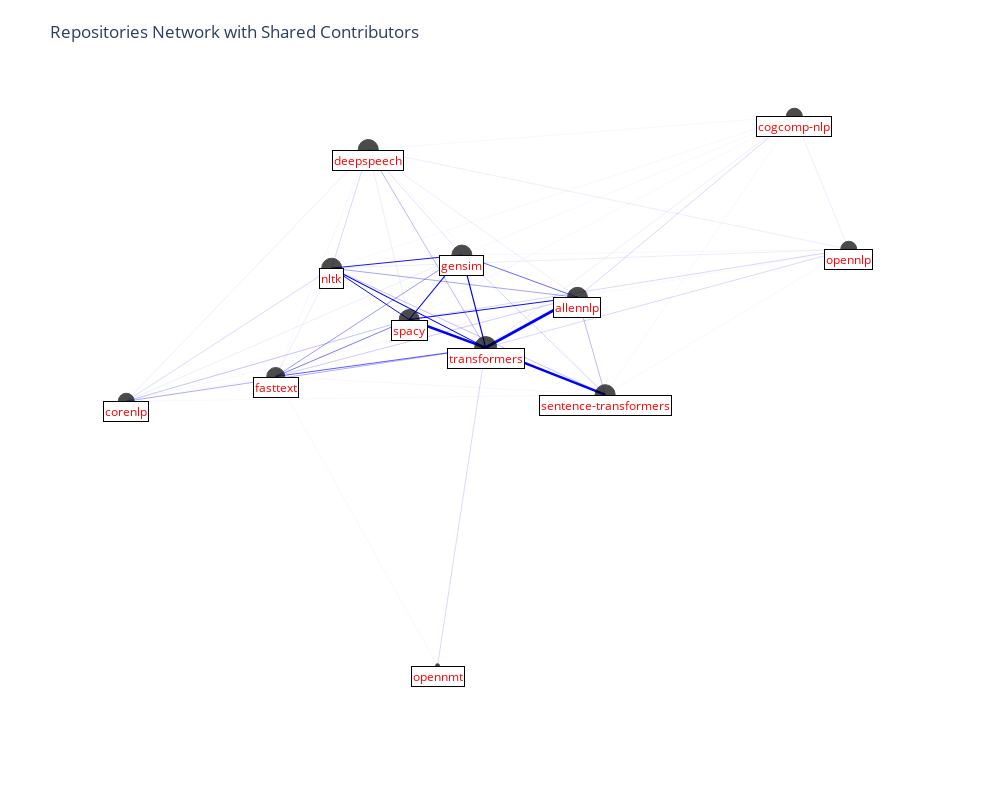

This figure's notebook cell:
### Markdown cell above
### Plotly Graph for the Pull Request Common Contributors in the NLP category

### Code cell
fig = get_plotly_graph(repo_common_contributors)
fig.show()

### Figure 1 — Plotly figure (JSON) as saved in the notebook; plotly's stock layout.template omitted (floating-point values rounded to 4 significant figures)
{"data": [{"hoverinfo": "text", "line": {"color": "blue", "width": 0.52}, "mode": "lines", "showlegend": false, "text": ["Shared contributors (spacy, fasttext): 13", "Shared contributors (spacy, fasttext): 13", "Shared contributors (spacy, fasttext): 13"], "type": "scatter", "x": [-0.2875, -0.1921, -0.09667], "y": [-0.1633, -0.08083, 0.001597]}, {"hoverinfo": "text", "line": {"color": "blue", "width": 0.4}, "mode": "lines", "showlegend": false, "text": ["Shared contributors (gensim, fasttext): 10", "Shared contributors (gensim, fasttext): 10", "Shared contributors (gensim, fasttext): 10"], "type": "scatter", "x": [-0.2875, -0.1544, -0.02138], "y": [-0.1633, 0.01241, 0.1881]}, {"hoverinfo": "text", "line": {"color": "blue", "width": 0.64}, "mode": "lines", "showlegend": false, "text": ["Shared contributors (transformers, fasttext): 16", "Shared contributors (transformers, fasttext): 16", "Shared contributors (transformers, fasttext): 16"], "type": "scatter", "x": [-0.2875, -0.1374, 0.01267], "y": [-0.1633, -0.1214, -0.07961]}, {"hoverinfo": "text", "line": {"color": "blue", "width": 0.2}, "mode": "lines", "showlegend": false, "text": ["Shared contributors (allennlp, fasttext): 5", "Shared contributors (allennlp, fasttext): 5", "Shared contributors (allennlp, fasttext): 5"], "type": "scatter", "x": [-0.2875, -0.07181, 0.1438], "y": [-0.1633, -0.04871, 0.06584]}, {"hoverinfo": "text", "line": {"color": "blue", "width": 0.04}, "mode": "lines", "showlegend": false, "text": ["Shared contributors (corenlp, fasttext): 1", "Shared contributors (corenlp, fasttext): 1", "Shared contributors (corenlp, fasttext): 1"], "type": "scatter", "x": [-0.2875, -0.3943, -0.5012], "y": [-0.1633, -0.1991, -0.2349]}, {"hoverinfo": "text", "line": {"color": "blue", "width": 0.04}, "mode": "lines", "showlegend": false, "text": ["Shared contributors (deepspeech, fasttext): 1", "Shared contributors (deepspeech, fasttext): 1", "Shared contributors (deepspeech, fasttext): 1"], "type": "scatter", "x": [-0.2875, -0.2213, -0.1552], "y": [-0.1633, 0.1651, 0.4934]}, {"hoverinfo": "text", "line": {"color": "blue", "width": 0.08}, "mode": "lines", "showlegend": false, "text": ["Shared contributors (nltk, fasttext): 2", "Shared contributors (nltk, fasttext): 2", "Shared contributors (nltk, fasttext): 2"], "type": "scatter", "x": [-0.2875, -0.2475, -0.2075], "y": [-0.1633, -0.006571, 0.1501]}, {"hoverinfo": "text", "line": {"color": "blue", "width": 0.04}, "mode": "lines", "showlegend": false, "text": ["Shared contributors (sentence-transformers, fasttext): 1", "Shared contributors (sentence-transformers, fasttext): 1", "Shared contributors (sentence-transformers, fasttext): 1"], "type": "scatter", "x": [-0.2875, -0.05202, 0.1834], "y": [-0.1633, -0.1895, -0.2158]}, {"hoverinfo": "text", "line": {"color": "blue", "width": 0.04}, "mode": "lines", "showlegend": false, "text": ["Shared contributors (opennmt, fasttext): 1", "Shared contributors (opennmt, fasttext): 1", "Shared contributors (opennmt, fasttext): 1"], "type": "scatter", "x": [-0.2875, -0.1718, -0.05614], "y": [-0.1633, -0.5816, -1]}, {"hoverinfo": "text", "line": {"color": "blue", "width": 0.96}, "mode": "lines", "showlegend": false, "text": ["Shared contributors (allennlp, spacy): 24", "Shared contributors (allennlp, spacy): 24", "Shared contributors (allennlp, spacy): 24"], "type": "scatter", "x": [-0.09667, 0.02359, 0.1438], "y": [0.001597, 0.03372, 0.06584]}, {"hoverinfo": "text", "line": {"color": "blue", "width": 0.24}, "mode": "lines", "showlegend": false, "text": ["Shared contributors (corenlp, spacy): 6", "Shared contributors (corenlp, spacy): 6", "Shared contributors (corenlp, spacy): 6"], "type": "scatter", "x": [-0.09667, -0.2989, -0.5012], "y": [0.001597, -0.1166, -0.2349]}, {"hoverinfo": "text", "line": {"color": "blue", "width": 0.08}, "mode": "lines", "showlegend": false, "text": ["Shared contributors (deepspeech, spacy): 2", "Shared contributors (deepspeech, spacy): 2", "Shared contributors (deepspeech, spacy): 2"], "type": "scatter", "x": [-0.09667, -0.1259, -0.1552], "y": [0.001597, 0.2475, 0.4934]}, {"hoverinfo": "text", "line": {"color": "blue", "width": 1.08}, "mode": "lines", "showlegend": false, "text": ["Shared contributors (gensim, spacy): 27", "Shared contributors (gensim, spacy): 27", "Shared contributors (gensim, spacy): 27"], "type": "scatter", "x": [-0.09667, -0.05902, -0.02138], "y": [0.001597, 0.09484, 0.1881]}, {"hoverinfo": "text", "line": {"color": "blue", "width": 0.96}, "mode": "lines", "showlegend": false, "text": ["Shared contributors (nltk, spacy): 24", "Shared contributors (nltk, spacy): 24", "Shared contributors (nltk, spacy): 24"], "type": "scatter", "x": [-0.09667, -0.1521, -0.2075], "y": [0.001597, 0.07586, 0.1501]}, {"hoverinfo": "text", "line": {"color": "blue", "width": 2.44}, "mode": "lines", "showlegend": false, "text": ["Shared contributors (transformers, spacy): 61", "Shared contributors (transformers, spacy): 61", "Shared contributors (transformers, spacy): 61"], "type": "scatter", "x": [-0.09667, -0.042, 0.01267], "y": [0.001597, -0.03901, -0.07961]}, {"hoverinfo": "text", "line": {"color": "blue", "width": 0.04}, "mode": "lines", "showlegend": false, "text": ["Shared contributors (cogcomp-nlp, spacy): 1", "Shared contributors (cogcomp-nlp, spacy): 1", "Shared contributors (cogcomp-nlp, spacy): 1"], "type": "scatter", "x": [-0.09667, 0.1786, 0.4539], "y": [0.001597, 0.2956, 0.5896]}, {"hoverinfo": "text", "line": {"color": "blue", "width": 0.16}, "mode": "lines", "showlegend": false, "text": ["Shared contributors (opennlp, spacy): 4", "Shared contributors (opennlp, spacy): 4", "Shared contributors (opennlp, spacy): 4"], "type": "scatter", "x": [-0.09667, 0.2175, 0.5316], "y": [0.001597, 0.1032, 0.2049]}, {"hoverinfo": "text", "line": {"color": "blue", "width": 0.24}, "mode": "lines", "showlegend": false, "text": ["Shared contributors (sentence-transformers, spacy): 6", "Shared contributors (sentence-transformers, spacy): 6", "Shared contributors (sentence-transformers, spacy): 6"], "type": "scatter", "x": [-0.09667, 0.04338, 0.1834], "y": [0.001597, -0.1071, -0.2158]}, {"hoverinfo": "text", "line": {"color": "blue", "width": 0.6}, "mode": "lines", "showlegend": false, "text": ["Shared contributors (allennlp, gensim): 15", "Shared contributors (allennlp, gensim): 15", "Shared contributors (allennlp, gensim): 15"], "type": "scatter", "x": [-0.02138, 0.06124, 0.1438], "y": [0.1881, 0.127, 0.06584]}, {"hoverinfo": "text", "line": {"color": "blue", "width": 0.08}, "mode": "lines", "showlegend": false, "text": ["Shared contributors (corenlp, gensim): 2", "Shared contributors (corenlp, gensim): 2", "Shared contributors (corenlp, gensim): 2"], "type": "scatter", "x": [-0.02138, -0.2613, -0.5012], "y": [0.1881, -0.0234, -0.2349]}, {"hoverinfo": "text", "line": {"color": "blue", "width": 0.12}, "mode": "lines", "showlegend": false, "text": ["Shared contributors (deepspeech, gensim): 3", "Shared contributors (deepspeech, gensim): 3", "Shared contributors (deepspeech, gensim): 3"], "type": "scatter", "x": [-0.02138, -0.08827, -0.1552], "y": [0.1881, 0.3407, 0.4934]}, {"hoverinfo": "text", "line": {"color": "blue", "width": 0.92}, "mode": "lines", "showlegend": false, "text": ["Shared contributors (nltk, gensim): 23", "Shared contributors (nltk, gensim): 23", "Shared contributors (nltk, gensim): 23"], "type": "scatter", "x": [-0.02138, -0.1144, -0.2075], "y": [0.1881, 0.1691, 0.1501]}, {"hoverinfo": "text", "line": {"color": "blue", "width": 1.2}, "mode": "lines", "showlegend": false, "text": ["Shared contributors (transformers, gensim): 30", "Shared contributors (transformers, gensim): 30", "Shared contributors (transformers, gensim): 30"], "type": "scatter", "x": [-0.02138, -0.004353, 0.01267], "y": [0.1881, 0.05424, -0.07961]}, {"hoverinfo": "text", "line": {"color": "blue", "width": 0.16}, "mode": "lines", "showlegend": false, "text": ["Shared contributors (sentence-transformers, gensim): 4", "Shared contributors (sentence-transformers, gensim): 4", "Shared contributors (sentence-transformers, gensim): 4"], "type": "scatter", "x": [-0.02138, 0.08102, 0.1834], "y": [0.1881, -0.01386, -0.2158]}, {"hoverinfo": "text", "line": {"color": "blue", "width": 0.04}, "mode": "lines", "showlegend": false, "text": ["Shared contributors (cogcomp-nlp, gensim): 1", "Shared contributors (cogcomp-nlp, gensim): 1", "Shared contributors (cogcomp-nlp, gensim): 1"], "type": "scatter", "x": [-0.02138, 0.2163, 0.4539], "y": [0.1881, 0.3889, 0.5896]}, {"hoverinfo": "text", "line": {"color": "blue", "width": 0.04}, "mode": "lines", "showlegend": false, "text": ["Shared contributors (opennlp, gensim): 1", "Shared contributors (opennlp, gensim): 1", "Shared contributors (opennlp, gensim): 1"], "type": "scatter", "x": [-0.02138, 0.2551, 0.5316], "y": [0.1881, 0.1965, 0.2049]}, {"hoverinfo": "text", "line": {"color": "blue", "width": 0.32}, "mode": "lines", "showlegend": false, "text": ["Shared contributors (corenlp, transformers): 8", "Shared contributors (corenlp, transformers): 8", "Shared contributors (corenlp, transformers): 8"], "type": "scatter", "x": [0.01267, -0.2442, -0.5012], "y": [-0.07961, -0.1572, -0.2349]}, {"hoverinfo": "text", "line": {"color": "blue", "width": 2.92}, "mode": "lines", "showlegend": false, "text": ["Shared contributors (allennlp, transformers): 73", "Shared contributors (allennlp, transformers): 73", "Shared contributors (allennlp, transformers): 73"], "type": "scatter", "x": [0.01267, 0.07826, 0.1438], "y": [-0.07961, -0.006883, 0.06584]}, {"hoverinfo": "text", "line": {"color": "blue", "width": 0.28}, "mode": "lines", "showlegend": false, "text": ["Shared contributors (deepspeech, transformers): 7", "Shared contributors (deepspeech, transformers): 7", "Shared contributors (deepspeech, transformers): 7"], "type": "scatter", "x": [0.01267, -0.07125, -0.1552], "y": [-0.07961, 0.2069, 0.4934]}, {"hoverinfo": "text", "line": {"color": "blue", "width": 1.04}, "mode": "lines", "showlegend": false, "text": ["Shared contributors (nltk, transformers): 26", "Shared contributors (nltk, transformers): 26", "Shared contributors (nltk, transformers): 26"], "type": "scatter", "x": [0.01267, -0.09742, -0.2075], "y": [-0.07961, 0.03526, 0.1501]}, {"hoverinfo": "text", "line": {"color": "blue", "width": 0.16}, "mode": "lines", "showlegend": false, "text": ["Shared contributors (opennmt, transformers): 4", "Shared contributors (opennmt, transformers): 4", "Shared contributors (opennmt, transformers): 4"], "type": "scatter", "x": [0.01267, -0.02173, -0.05614], "y": [-0.07961, -0.5398, -1]}, {"hoverinfo": "text", "line": {"color": "blue", "width": 0.16}, "mode": "lines", "showlegend": false, "text": ["Shared contributors (opennlp, transformers): 4", "Shared contributors (opennlp, transformers): 4", "Shared contributors (opennlp, transformers): 4"], "type": "scatter", "x": [0.01267, 0.2722, 0.5316], "y": [-0.07961, 0.06264, 0.2049]}, {"hoverinfo": "text", "line": {"color": "blue", "width": 2.48}, "mode": "lines", "showlegend": false, "text": ["Shared contributors (sentence-transformers, transformers): 62", "Shared contributors (sentence-transformers, transformers): 62", "Shared contributors (sentence-transformers, transformers): 62"], "type": "scatter", "x": [0.01267, 0.09805, 0.1834], "y": [-0.07961, -0.1477, -0.2158]}, {"hoverinfo": "text", "line": {"color": "blue", "width": 0.08}, "mode": "lines", "showlegend": false, "text": ["Shared contributors (cogcomp-nlp, transformers): 2", "Shared contributors (cogcomp-nlp, transformers): 2", "Shared contributors (cogcomp-nlp, transformers): 2"], "type": "scatter", "x": [0.01267, 0.2333, 0.4539], "y": [-0.07961, 0.255, 0.5896]}, {"hoverinfo": "text", "line": {"color": "blue", "width": 0.04}, "mode": "lines", "showlegend": false, "text": ["Shared contributors (allennlp, corenlp): 1", "Shared contributors (allennlp, corenlp): 1", "Shared contributors (allennlp, corenlp): 1"], "type": "scatter", "x": [-0.5012, -0.1787, 0.1438], "y": [-0.2349, -0.08452, 0.06584]}, {"hoverinfo": "text", "line": {"color": "blue", "width": 0.08}, "mode": "lines", "showlegend": false, "text": ["Shared contributors (deepspeech, corenlp): 2", "Shared contributors (deepspeech, corenlp): 2", "Shared contributors (deepspeech, corenlp): 2"], "type": "scatter", "x": [-0.5012, -0.3282, -0.1552], "y": [-0.2349, 0.1293, 0.4934]}, {"hoverinfo": "text", "line": {"color": "blue", "width": 0.16}, "mode": "lines", "showlegend": false, "text": ["Shared contributors (nltk, corenlp): 4", "Shared contributors (nltk, corenlp): 4", "Shared contributors (nltk, corenlp): 4"], "type": "scatter", "x": [-0.5012, -0.3543, -0.2075], "y": [-0.2349, -0.04238, 0.1501]}, {"hoverinfo": "text", "line": {"color": "blue", "width": 0.04}, "mode": "lines", "showlegend": false, "text": ["Shared contributors (sentence-transformers, corenlp): 1", "Shared contributors (sentence-transformers, corenlp): 1", "Shared contributors (sentence-transformers, corenlp): 1"], "type": "scatter", "x": [-0.5012, -0.1589, 0.1834], "y": [-0.2349, -0.2253, -0.2158]}, {"hoverinfo": "text", "line": {"color": "blue", "width": 0.08}, "mode": "lines", "showlegend": false, "text": ["Shared contributors (deepspeech, allennlp): 2", "Shared contributors (deepspeech, allennlp): 2", "Shared contributors (deepspeech, allennlp): 2"], "type": "scatter", "x": [0.1438, -0.005658, -0.1552], "y": [0.06584, 0.2796, 0.4934]}, {"hoverinfo": "text", "line": {"color": "blue", "width": 0.36}, "mode": "lines", "showlegend": false, "text": ["Shared contributors (nltk, allennlp): 9", "Shared contributors (nltk, allennlp): 9", "Shared contributors (nltk, allennlp): 9"], "type": "scatter", "x": [0.1438, -0.03183, -0.2075], "y": [0.06584, 0.108, 0.1501]}, {"hoverinfo": "text", "line": {"color": "blue", "width": 0.28}, "mode": "lines", "showlegend": false, "text": ["Shared contributors (sentence-transformers, allennlp): 7", "Shared contributors (sentence-transformers, allennlp): 7", "Shared contributors (sentence-transformers, allennlp): 7"], "type": "scatter", "x": [0.1438, 0.1636, 0.1834], "y": [0.06584, -0.07498, -0.2158]}, {"hoverinfo": "text", "line": {"color": "blue", "width": 0.16}, "mode": "lines", "showlegend": false, "text": ["Shared contributors (cogcomp-nlp, allennlp): 4", "Shared contributors (cogcomp-nlp, allennlp): 4", "Shared contributors (cogcomp-nlp, allennlp): 4"], "type": "scatter", "x": [0.1438, 0.2989, 0.4539], "y": [0.06584, 0.3277, 0.5896]}, {"hoverinfo": "text", "line": {"color": "blue", "width": 0.04}, "mode": "lines", "showlegend": false, "text": ["Shared contributors (opennlp, allennlp): 1", "Shared contributors (opennlp, allennlp): 1", "Shared contributors (opennlp, allennlp): 1"], "type": "scatter", "x": [0.1438, 0.3377, 0.5316], "y": [0.06584, 0.1354, 0.2049]}, {"hoverinfo": "text", "line": {"color": "blue", "width": 0.16}, "mode": "lines", "showlegend": false, "text": ["Shared contributors (nltk, deepspeech): 4", "Shared contributors (nltk, deepspeech): 4", "Shared contributors (nltk, deepspeech): 4"], "type": "scatter", "x": [-0.1552, -0.1813, -0.2075], "y": [0.4934, 0.3218, 0.1501]}, {"hoverinfo": "text", "line": {"color": "blue", "width": 0.08}, "mode": "lines", "showlegend": false, "text": ["Shared contributors (opennlp, deepspeech): 2", "Shared contributors (opennlp, deepspeech): 2", "Shared contributors (opennlp, deepspeech): 2"], "type": "scatter", "x": [-0.1552, 0.1882, 0.5316], "y": [0.4934, 0.3491, 0.2049]}, {"hoverinfo": "text", "line": {"color": "blue", "width": 0.04}, "mode": "lines", "showlegend": false, "text": ["Shared contributors (cogcomp-nlp, deepspeech): 1", "Shared contributors (cogcomp-nlp, deepspeech): 1", "Shared contributors (cogcomp-nlp, deepspeech): 1"], "type": "scatter", "x": [-0.1552, 0.1494, 0.4539], "y": [0.4934, 0.5415, 0.5896]}, {"hoverinfo": "text", "line": {"color": "blue", "width": 0.04}, "mode": "lines", "showlegend": false, "text": ["Shared contributors (sentence-transformers, deepspeech): 1", "Shared contributors (sentence-transformers, deepspeech): 1", "Shared contributors (sentence-transformers, deepspeech): 1"], "type": "scatter", "x": [-0.1552, 0.01413, 0.1834], "y": [0.4934, 0.1388, -0.2158]}, {"hoverinfo": "text", "line": {"color": "blue", "width": 0.04}, "mode": "lines", "showlegend": false, "text": ["Shared contributors (cogcomp-nlp, nltk): 1", "Shared contributors (cogcomp-nlp, nltk): 1", "Shared contributors (cogcomp-nlp, nltk): 1"], "type": "scatter", "x": [-0.2075, 0.1232, 0.4539], "y": [0.1501, 0.3699, 0.5896]}, {"hoverinfo": "text", "line": {"color": "blue", "width": 0.08}, "mode": "lines", "showlegend": false, "text": ["Shared contributors (opennlp, nltk): 2", "Shared contributors (opennlp, nltk): 2", "Shared contributors (opennlp, nltk): 2"], "type": "scatter", "x": [-0.2075, 0.1621, 0.5316], "y": [0.1501, 0.1775, 0.2049]}, {"hoverinfo": "text", "line": {"color": "blue", "width": 0.24}, "mode": "lines", "showlegend": false, "text": ["Shared contributors (sentence-transformers, nltk): 6", "Shared contributors (sentence-transformers, nltk): 6", "Shared contributors (sentence-transformers, nltk): 6"], "type": "scatter", "x": [-0.2075, -0.01204, 0.1834], "y": [0.1501, -0.03284, -0.2158]}, {"hoverinfo": "text", "line": {"color": "blue", "width": 0.08}, "mode": "lines", "showlegend": false, "text": ["Shared contributors (opennlp, cogcomp-nlp): 2", "Shared contributors (opennlp, cogcomp-nlp): 2", "Shared contributors (opennlp, cogcomp-nlp): 2"], "type": "scatter", "x": [0.4539, 0.4928, 0.5316], "y": [0.5896, 0.3973, 0.2049]}, {"hoverinfo": "text", "line": {"color": "blue", "width": 0.04}, "mode": "lines", "showlegend": false, "text": ["Shared contributors (sentence-transformers, cogcomp-nlp): 1", "Shared contributors (sentence-transformers, cogcomp-nlp): 1", "Shared contributors (sentence-transformers, cogcomp-nlp): 1"], "type": "scatter", "x": [0.4539, 0.3187, 0.1834], "y": [0.5896, 0.1869, -0.2158]}, {"hoverinfo": "text", "line": {"color": "blue", "width": 0.04}, "mode": "lines", "showlegend": false, "text": ["Shared contributors (opennlp, sentence-transformers): 1", "Shared contributors (opennlp, sentence-transformers): 1", "Shared contributors (opennlp, sentence-transformers): 1"], "type": "scatter", "x": [0.1834, 0.3575, 0.5316], "y": [-0.2158, -0.00545, 0.2049]}, {"hoverinfo": "text", "marker": {"color": "black", "line": {"color": "black", "width": 1}, "size": [18, 20, 20, 22, 16, 20, 20, 20, 4, 16, 20, 16]}, "mode": "markers", "textfont": {"size": 14}, "textposition": "top center", "type": "scatter", "x": [-0.2875, -0.09667, -0.02138, 0.01267, -0.5012, 0.1438, -0.1552, -0.2075, -0.05614, 0.4539, 0.1834, 0.5316], "y": [-0.1633, 0.001597, 0.1881, -0.07961, -0.2349, 0.06584, 0.4934, 0.1501, -1, 0.5896, -0.2158, 0.2049]}], "layout": {"annotations": [{"bgcolor": "white", "bordercolor": "black", "borderwidth": 1, "font": {"color": "red", "size": 12}, "opacity": 1, "showarrow": false, "text": "fasttext", "x": -0.2875, "xanchor": "center", "y": -0.1633, "yanchor": "top"}, {"bgcolor": "white", "bordercolor": "black", "borderwidth": 1, "font": {"color": "red", "size": 12}, "opacity": 1, "showarrow": false, "text": "spacy", "x": -0.09667, "xanchor": "center", "y": 0.001597, "yanchor": "top"}, {"bgcolor": "white", "bordercolor": "black", "borderwidth": 1, "font": {"color": "red", "size": 12}, "opacity": 1, "showarrow": false, "text": "gensim", "x": -0.02138, "xanchor": "center", "y": 0.1881, "yanchor": "top"}, {"bgcolor": "white", "bordercolor": "black", "borderwidth": 1, "font": {"color": "red", "size": 12}, "opacity": 1, "showarrow": false, "text": "transformers", "x": 0.01267, "xanchor": "center", "y": -0.07961, "yanchor": "top"}, {"bgcolor": "white", "bordercolor": "black", "borderwidth": 1, "font": {"color": "red", "size": 12}, "opacity": 1, "showarrow": false, "text": "corenlp", "x": -0.5012, "xanchor": "center", "y": -0.2349, "yanchor": "top"}, {"bgcolor": "white", "bordercolor": "black", "borderwidth": 1, "font": {"color": "red", "size": 12}, "opacity": 1, "showarrow": false, "text": "allennlp", "x": 0.1438, "xanchor": "center", "y": 0.06584, "yanchor": "top"}, {"bgcolor": "white", "bordercolor": "black", "borderwidth": 1, "font": {"color": "red", "size": 12}, "opacity": 1, "showarrow": false, "text": "deepspeech", "x": -0.1552, "xanchor": "center", "y": 0.4934, "yanchor": "top"}, {"bgcolor": "white", "bordercolor": "black", "borderwidth": 1, "font": {"color": "red", "size": 12}, "opacity": 1, "showarrow": false, "text": "nltk", "x": -0.2075, "xanchor": "center", "y": 0.1501, "yanchor": "top"}, {"bgcolor": "white", "bordercolor": "black", "borderwidth": 1, "font": {"color": "red", "size": 12}, "opacity": 1, "showarrow": false, "text": "opennmt", "x": -0.05614, "xanchor": "center", "y": -1, "yanchor": "top"}, {"bgcolor": "white", "bordercolor": "black", "borderwidth": 1, "font": {"color": "red", "size": 12}, "opacity": 1, "showarrow": false, "text": "cogcomp-nlp", "x": 0.4539, "xanchor": "center", "y": 0.5896, "yanchor": "top"}, {"bgcolor": "white", "bordercolor": "black", "borderwidth": 1, "font": {"color": "red", "size": 12}, "opacity": 1, "showarrow": false, "text": "sentence-transformers", "x": 0.1834, "xanchor": "center", "y": -0.2158, "yanchor": "top"}, {"bgcolor": "white", "bordercolor": "black", "borderwidth": 1, "font": {"color": "red", "size": 12}, "opacity": 1, "showarrow": false, "text": "opennlp", "x": 0.5316, "xanchor": "center", "y": 0.2049, "yanchor": "top"}], "height": 800, "margin": {"b": 100, "l": 75, "r": 100, "t": 75}, "plot_bgcolor": "white", "showlegend": false, "title": {"text": "Repositories Network with Shared Contributors"}, "width": 1000, "xaxis": {"showgrid": false, "showticklabels": false, "zeroline": false}, "yaxis": {"showgrid": false, "showticklabels": false, "zeroline": false}}}
